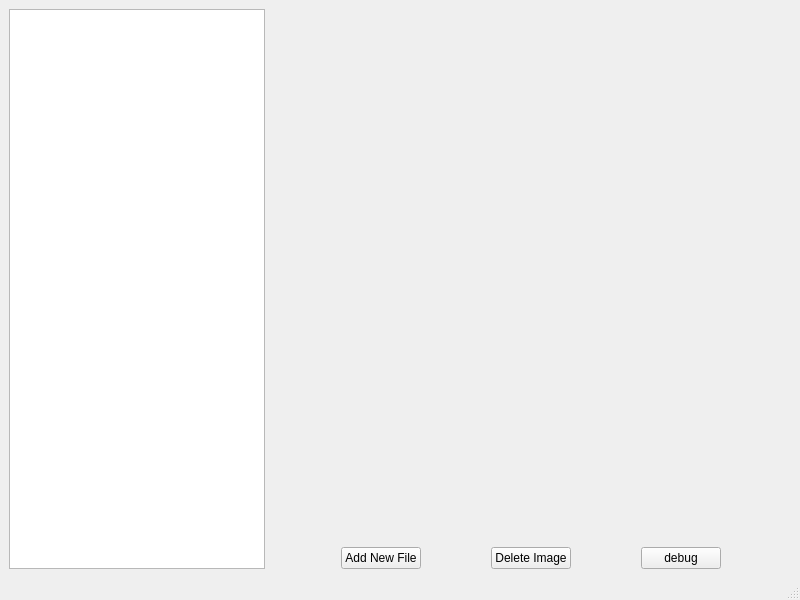
<?xml version="1.0" encoding="UTF-8"?>
<ui version="4.0">
 <class>MainWindow</class>
 <widget class="QMainWindow" name="MainWindow">
  <property name="geometry">
   <rect>
    <x>0</x>
    <y>0</y>
    <width>800</width>
    <height>600</height>
   </rect>
  </property>
  <property name="sizePolicy">
   <sizepolicy hsizetype="MinimumExpanding" vsizetype="MinimumExpanding">
    <horstretch>0</horstretch>
    <verstretch>0</verstretch>
   </sizepolicy>
  </property>
  <property name="windowTitle">
   <string>MainWindow</string>
  </property>
  <widget class="QWidget" name="centralwidget">
   <layout class="QGridLayout" name="gridLayout_2">
    <item row="0" column="0">
     <layout class="QGridLayout" name="gridLayout">
      <item row="4" column="1">
       <layout class="QHBoxLayout" name="horizontalLayout" stretch="0,0,0">
        <property name="spacing">
         <number>0</number>
        </property>
        <item>
         <widget class="QPushButton" name="pushButton">
          <property name="sizePolicy">
           <sizepolicy hsizetype="Fixed" vsizetype="Fixed">
            <horstretch>0</horstretch>
            <verstretch>0</verstretch>
           </sizepolicy>
          </property>
          <property name="text">
           <string>Add New File</string>
          </property>
         </widget>
        </item>
        <item>
         <widget class="QPushButton" name="pushButton_2">
          <property name="sizePolicy">
           <sizepolicy hsizetype="Fixed" vsizetype="Fixed">
            <horstretch>0</horstretch>
            <verstretch>0</verstretch>
           </sizepolicy>
          </property>
          <property name="text">
           <string>Delete Image</string>
          </property>
         </widget>
        </item>
        <item>
         <widget class="QPushButton" name="debugButton">
          <property name="sizePolicy">
           <sizepolicy hsizetype="Fixed" vsizetype="Fixed">
            <horstretch>0</horstretch>
            <verstretch>0</verstretch>
           </sizepolicy>
          </property>
          <property name="text">
           <string>debug</string>
          </property>
         </widget>
        </item>
       </layout>
      </item>
      <item row="0" column="0" rowspan="5">
       <widget class="QListWidget" name="listWidget">
        <property name="sizePolicy">
         <sizepolicy hsizetype="Minimum" vsizetype="Expanding">
          <horstretch>0</horstretch>
          <verstretch>0</verstretch>
         </sizepolicy>
        </property>
        <property name="maximumSize">
         <size>
          <width>350</width>
          <height>16777215</height>
         </size>
        </property>
       </widget>
      </item>
      <item row="0" column="1" rowspan="4">
       <widget class="QExLabel" name="label">
        <property name="sizePolicy">
         <sizepolicy hsizetype="Expanding" vsizetype="Expanding">
          <horstretch>0</horstretch>
          <verstretch>0</verstretch>
         </sizepolicy>
        </property>
        <property name="minimumSize">
         <size>
          <width>200</width>
          <height>200</height>
         </size>
        </property>
        <property name="text">
         <string/>
        </property>
        <property name="alignment">
         <set>Qt::AlignCenter</set>
        </property>
       </widget>
      </item>
     </layout>
    </item>
   </layout>
  </widget>
  <widget class="QMenuBar" name="menubar">
   <property name="geometry">
    <rect>
     <x>0</x>
     <y>0</y>
     <width>800</width>
     <height>21</height>
    </rect>
   </property>
  </widget>
  <widget class="QStatusBar" name="statusbar"/>
  <action name="action">
   <property name="text">
    <string>Открыть</string>
   </property>
  </action>
  <action name="saveAction">
   <property name="text">
    <string>Сохранить</string>
   </property>
  </action>
  <action name="action_5">
   <property name="text">
    <string>Сохранить как...</string>
   </property>
  </action>
  <action name="action_6">
   <property name="text">
    <string>Закрыть</string>
   </property>
  </action>
 </widget>
 <customwidgets>
  <customwidget>
   <class>QExLabel</class>
   <extends>QLabel</extends>
   <header>qexlabel.h</header>
  </customwidget>
 </customwidgets>
 <resources/>
 <connections/>
</ui>
